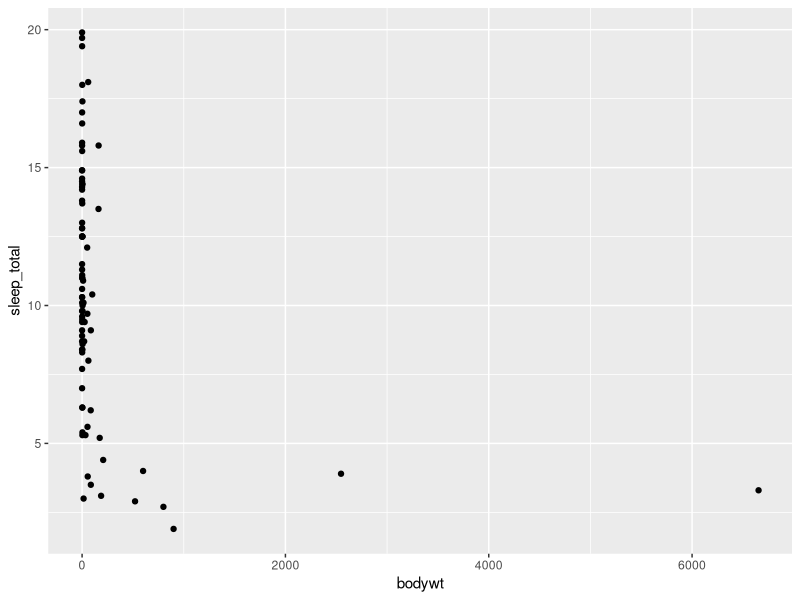
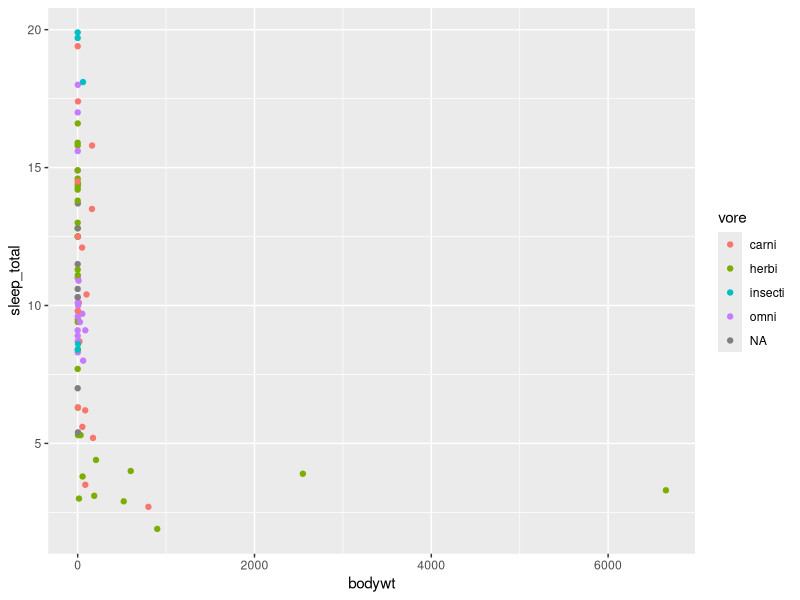
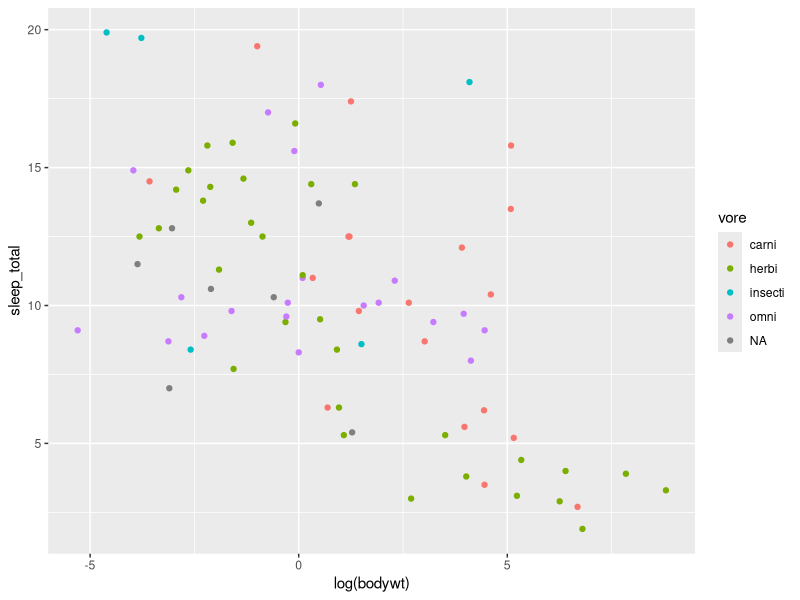
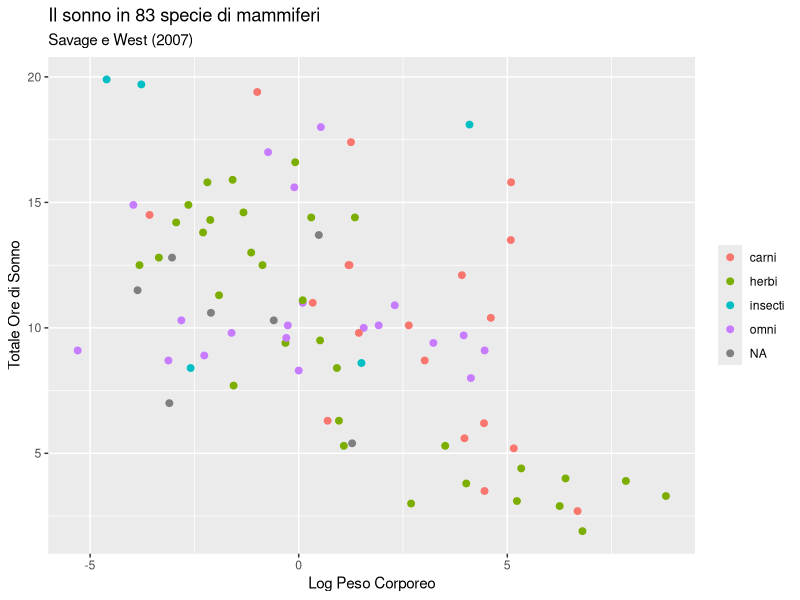
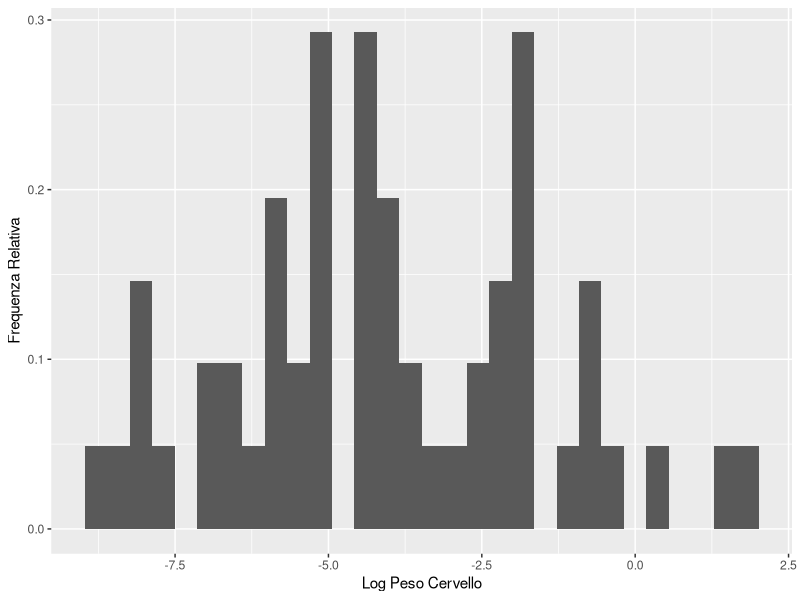

These figures' R source, in order:
## ---- chunk 1
library("tidyverse")
data(msleep)
dim(msleep)
## ---- chunk 2
dt <- msleep %>%
  select(name, vore, sleep_total)
dt
## ---- chunk 3
dt %>%
  filter(vore == "carni")
## ---- chunk 4
dt %>% 
  mutate(sleep_minutes = sleep_total * 60) %>%
  select(sleep_total, sleep_minutes)
## ---- chunk 5
dt %>% 
  arrange(desc(sleep_total))
## ---- chunk 6
dt %>% 
  summarise(
  m_sleep = mean(sleep_total, na.rm = TRUE)
  ) %>% 
  unlist()
## ---- chunk 7
dt %>%
  group_by(vore) %>%
  summarise(
    m_sleep = mean(sleep_total, na.rm = TRUE), 
    n = n()
  )
## ---- chunk 8
library("tidyverse")
## ---- chunk 9
data(msleep)
p <- msleep %>% 
  ggplot(
    aes(x = bodywt, y = sleep_total)
  ) +
  geom_point()
print(p)
## ---- chunk 10
p <- msleep %>% 
  ggplot(
    aes(x = bodywt, y = sleep_total, col = vore)
  ) +
  geom_point()
print(p)
## ---- chunk 11
p <- msleep %>% 
  ggplot(
    aes(x = log(bodywt), y = sleep_total, col = vore)
  ) +
  geom_point()
print(p)
## ---- chunk 12
msleep %>% 
  ggplot(
    aes(x = log(bodywt), y = sleep_total, col = vore)
  ) +
  geom_point(size = 2) +
    theme(legend.title = element_blank()) +
    labs(
      x = "Log Peso Corporeo",
      y = "Totale Ore di Sonno",
      title = "Il sonno in 83 specie di mammiferi",
      subtitle = "Savage e West (2007)"
     )
## ---- chunk 13
msleep %>% 
  ggplot(
    aes(log(brainwt))
  ) +
  geom_histogram(aes(y = ..density..)) +
  labs(
    x = "Log Peso Cervello",
    y = "Frequenza Relativa"
  ) +
  theme(legend.title = element_blank())
